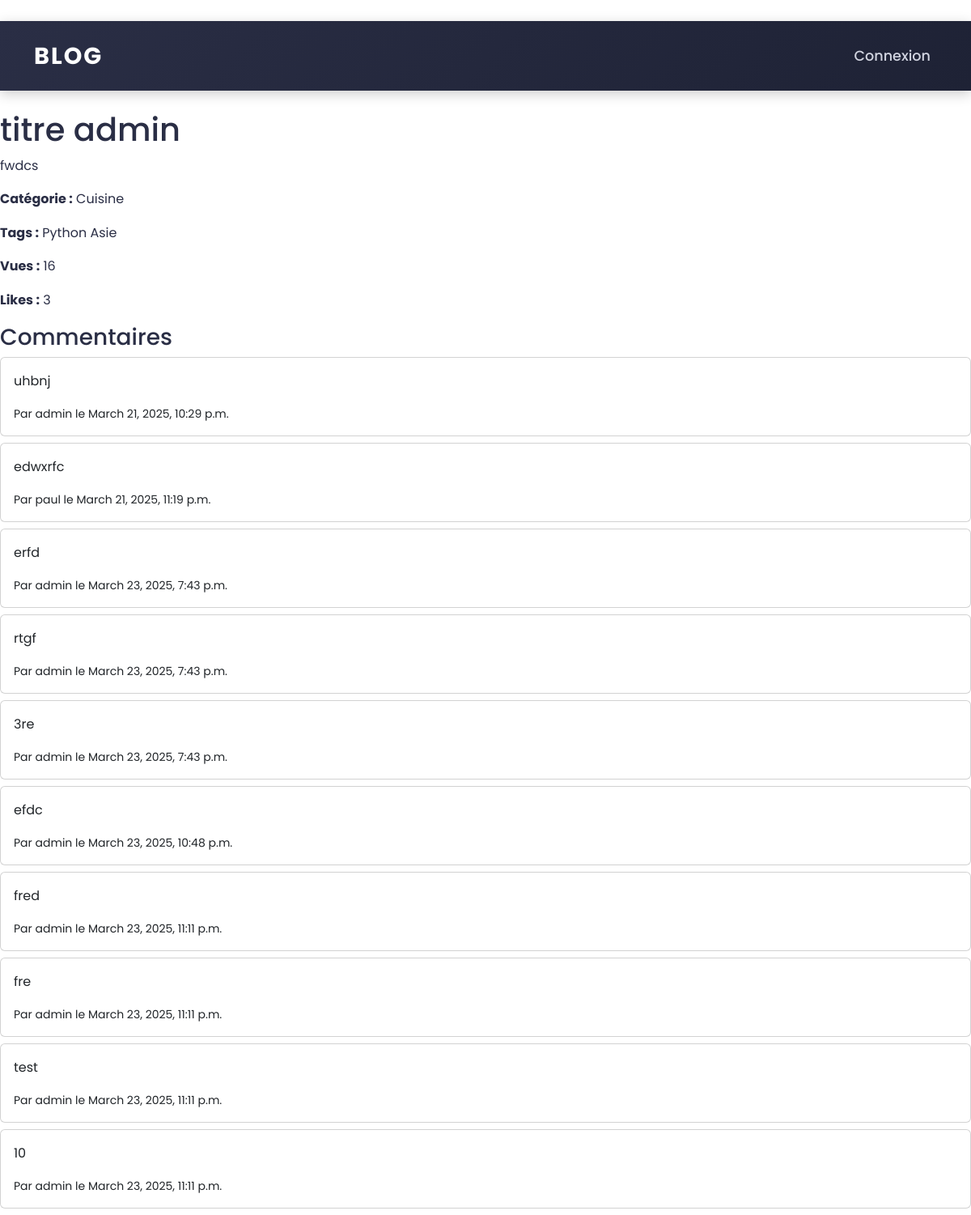
The page /article/5/ on the database its author committed.
### blog/models.py (models this page shows, shortened)
class Article(models.Model):
    title = models.CharField(max_length=200)
    content = models.TextField()
    author = models.ForeignKey(User, on_delete=models.CASCADE)
    category = models.ForeignKey(Category, on_delete=models.SET_NULL, null=True)
    tags = models.ManyToManyField(Tag)
    created_at = models.DateTimeField(auto_now_add=True)
    updated_at = models.DateTimeField(auto_now=True)
    views = models.PositiveIntegerField(default=0)
    likes = models.ManyToManyField(User, related_name='liked_articles', blank=True)

class Category(models.Model):
    name = models.CharField(max_length=100, unique=True)
    def __str__(self):
        return self.name

class Tag(models.Model):
    name = models.CharField(max_length=50, unique=True)

class Comment(models.Model):
    article = models.ForeignKey(Article, on_delete=models.CASCADE, related_name='comments')
    author = models.ForeignKey(User, on_delete=models.CASCADE)
    content = models.TextField()
    created_at = models.DateTimeField(auto_now_add=True)

### blog/views.py (the view)
# urls.py: path('article/<int:article_id>/', views.article_detail, name='article_detail'),
def article_detail(request, article_id):
    article = get_object_or_404(Article, id=article_id)
    article.views += 1
    article.save()
    is_ajax = request.headers.get('X-Requested-With') == 'XMLHttpRequest'
    if request.method == 'POST':
        if not request.user.is_authenticated:
            if is_ajax:
                return JsonResponse({'success': False, 'error': 'Utilisateur non connecté'}, status=401)
            return redirect('login')
        form = CommentForm(request.POST)
        if form.is_valid():
            comment = form.save(commit=False)
            comment.article = article
            comment.author = request.user
            comment.save()
            Notification.objects.create(
                user=article.author,
                message=f"{request.user.username} a commenté votre article : {article.title}",
                is_read=False,
                is_displayed=False
            )
            if is_ajax:
                return JsonResponse({
                    'success': True,
                    'author': request.user.username,
                    'content': comment.content
                }, status=200)
            messages.success(request, 'Commentaire ajouté !')
            return redirect('article_detail', article_id=article.id)
        else:
            if is_ajax:
                return JsonResponse({'success': False, 'error': 'Formulaire invalide'}, status=400)
            messages.error(request, 'Erreur dans le formulaire.')
    else:
        form = CommentForm()
    unread_notifications = 0
    if request.user.is_authenticated:
        unread_notifications = Notification.objects.filter(user=request.user, is_read=False).count()
    return render(request, 'blog/article_detail.html', {
        'article': article,
        'form': form,
        'unread_notifications': unread_notifications,
    })

### blog/templates/blog/article_detail.html (shortened to what this page needs)
﻿{% extends 'blog/base.html' %}
{% block content %}
    <h1>{{ article.title }}</h1>
    <p>{{ article.content }}</p>
    <p><strong>Catégorie :</strong> {{ article.category }}</p>
    <p><strong>Tags :</strong> {% for tag in article.tags.all %}{{ tag.name }} {% endfor %}</p>
    <p><strong>Vues :</strong> {{ article.views }}</p>
    <p><strong>Likes :</strong> {{ article.likes.count }}</p>
    <h3>Commentaires</h3>
    {% for comment in article.comments.all %}
        <div class="card mb-2">
            <div class="card-body">
                <p>{{ comment.content }}</p>
                <small>Par {{ comment.author }} le {{ comment.created_at }}</small>
            </div>
        </div>
    {% empty %}
        <p>Aucun commentaire.</p>
    {% endfor %}
{% endblock %}

### blog/templates/blog/base.html (style rules this page uses)
* { margin: 0; padding: 0; box-sizing: border-box; font-family: 'Poppins', sans-serif; }
body { background: #fff; color: #2a2e45; line-height: 1.6; overflow-x: hidden; }

### rows shown on the page
Article: title "titre admin", content "fwdcs", category "Cuisine", views "16", likes.count "3"
Tag: name "Python"
Tag: name "Asie"
Comment: content "uhbnj", author "admin", created_at "March 21, 2025, 10:29 p.m."
Comment: content "edwxrfc", author "paul", created_at "March 21, 2025, 11:19 p.m."
Comment: content "erfd", author "admin", created_at "March 23, 2025, 7:43 p.m."
Comment: content "rtgf", author "admin", created_at "March 23, 2025, 7:43 p.m."
Comment: content "3re", author "admin", created_at "March 23, 2025, 7:43 p.m."
Comment: content "efdc", author "admin", created_at "March 23, 2025, 10:48 p.m."
Comment: content "fred", author "admin", created_at "March 23, 2025, 11:11 p.m."
Comment: content "fre", author "admin", created_at "March 23, 2025, 11:11 p.m."
Comment: content "test", author "admin", created_at "March 23, 2025, 11:11 p.m."
Comment: content "10", author "admin", created_at "March 23, 2025, 11:11 p.m."
